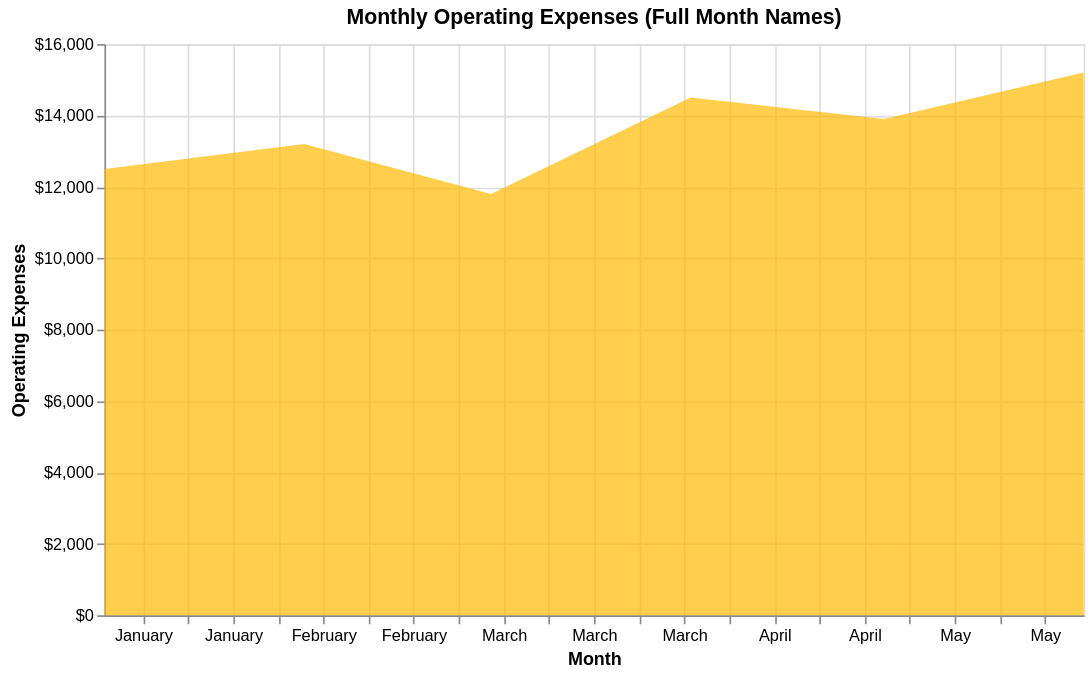

Express this chart as Vega-Lite.
### Vega-Lite specification from a JSON file in a GitHub repository (floating-point values rounded to 4 significant figures)
{"$schema": "https://vega.github.io/schema/vega-lite/v6.json", "description": "Monthly expenses with full month name formatting", "width": 600, "height": 350, "data": {"values": [{"month": "2024-01-01", "expenses": 12500}, {"month": "2024-02-01", "expenses": 13200}, {"month": "2024-03-01", "expenses": 11800}, {"month": "2024-04-01", "expenses": 14500}, {"month": "2024-05-01", "expenses": 13900}, {"month": "2024-06-01", "expenses": 15200}]}, "mark": {"type": "area", "color": "#FFB900", "opacity": 0.7}, "encoding": {"x": {"field": "month", "type": "temporal", "axis": {"title": "Month", "format": "%B"}}, "y": {"field": "expenses", "type": "quantitative", "axis": {"title": "Operating Expenses", "format": "$,.0f"}}}, "title": "Monthly Operating Expenses (Full Month Names)"}
